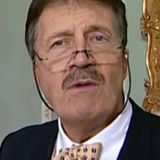
#> input picture frame 13 of 5570920046221178499_00015.mp4, 160 x 160 px, given in place of test.h264, which was not available
$ python processVideoFromCam.py
#> lines starting #> are read from the running program, lines starting #| are printed output that depends on the picture; after the words box and inside, x2 and y2 are one past the last pixel; in counts of white or black regions, pixels touching at a corner belong together; pictures that were not available may be replaced by others from this repository, and a replacement may not be noted
import cv2
# reading the input
cap = cv2.VideoCapture("test.h264")
size = (int(cap.get(3)), int(cap.get(4)))
newVidName = "sample.avi"
out = cv2.VideoWriter(newVidName, cv2.VideoWriter_fourcc(*'MPEG'), 30, size)
# init variables
frameNum = 290
faceCascade = cv2.CascadeClassifier('haarcascade_frontalface_default.xml')
vidName = "test.h264"
padding = 5
lastKnownCrop = (10, )
def faceDetection(img):
    return faceCascade.detectMultiScale(
        img,
        scaleFactor=1.2,
        minNeighbors=5,
        minSize=(80, 80)
    )

def processImage(img):
    rects = faceDetection(cv2.cvtColor(img, cv2.COLOR_BGR2GRAY))
    # add error handling for multiple faces

    cv2.rectangle(img, (200, 200), (550, 600), (255, 0, 0), 3)

    for (x,y,w,l) in rects:
        cv2.rectangle(img, (x, y), (x+w, y+l), (255, 0, 0), 3)

        return img[y-padding: y+l+padding, x-padding: x+w+padding]
    return img[40: -40, 50:-50]

while(True):
    ret, frame = cap.read()
#> frame is the input picture: shape (160, 160, 3); mean B, G, R 94.8, 106.3, 124.2
    if(ret):

        # adding rectangle on each frame

        newFrame = processImage(frame)
#> in processImage, `rects = faceDetection(cv2.cvtColor(img, cv2.COLOR_BGR2GRAY))`: rects = [[33, 3, 94, 94]]
#> the loop in processImage, `for (x,y,w,l) in rects:` made 1 pass
#> after the loop in processImage, `for (x,y,w,l) in rects:`:
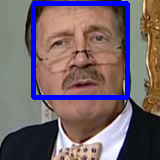
#> img: shape (160, 160, 3); 7.3% of pixels changed, all inside (x1, y1, x2, y2) = (31, 1, 130, 100)
#> newFrame = empty array


        # writing the new frame in output
        out.write(frame)
    else:
        break

cv2.destroyAllWindows()
print(f"new file saved as {newVidName}")
out.release()
cap.release()

$ run again, starting later in the video
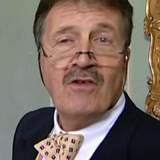
#> input picture frame 58 of 5570920046221178499_00015.mp4, 160 x 160 px, given in place of test.h264, which was not available
#> frame is the input picture: shape (160, 160, 3); mean B, G, R 96.5, 106, 122.3
#> rects = [[39, 3, 92, 92]]
#> the loop in processImage, `for (x,y,w,l) in rects:` made 1 pass
#> after the loop in processImage, `for (x,y,w,l) in rects:`:
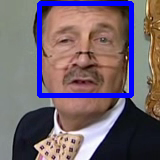
#> img: shape (160, 160, 3); 7.14% of pixels changed, all inside (x1, y1, x2, y2) = (37, 1, 134, 98)
#> newFrame = empty array

$ run again, starting later in the video
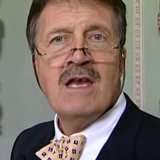
#> input picture frame 104 of 5570920046221178499_00015.mp4, 160 x 160 px, given in place of test.h264, which was not available
#> frame is the input picture: shape (160, 160, 3); mean B, G, R 104.6, 112.9, 127.6
#> rects = [[35, 2, 90, 90]]
#> the loop in processImage, `for (x,y,w,l) in rects:` made 1 pass
#> after the loop in processImage, `for (x,y,w,l) in rects:`:
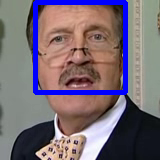
#> img: shape (160, 160, 3); 6.98% of pixels changed, all inside (x1, y1, x2, y2) = (33, 0, 128, 95)
#> newFrame = empty array
